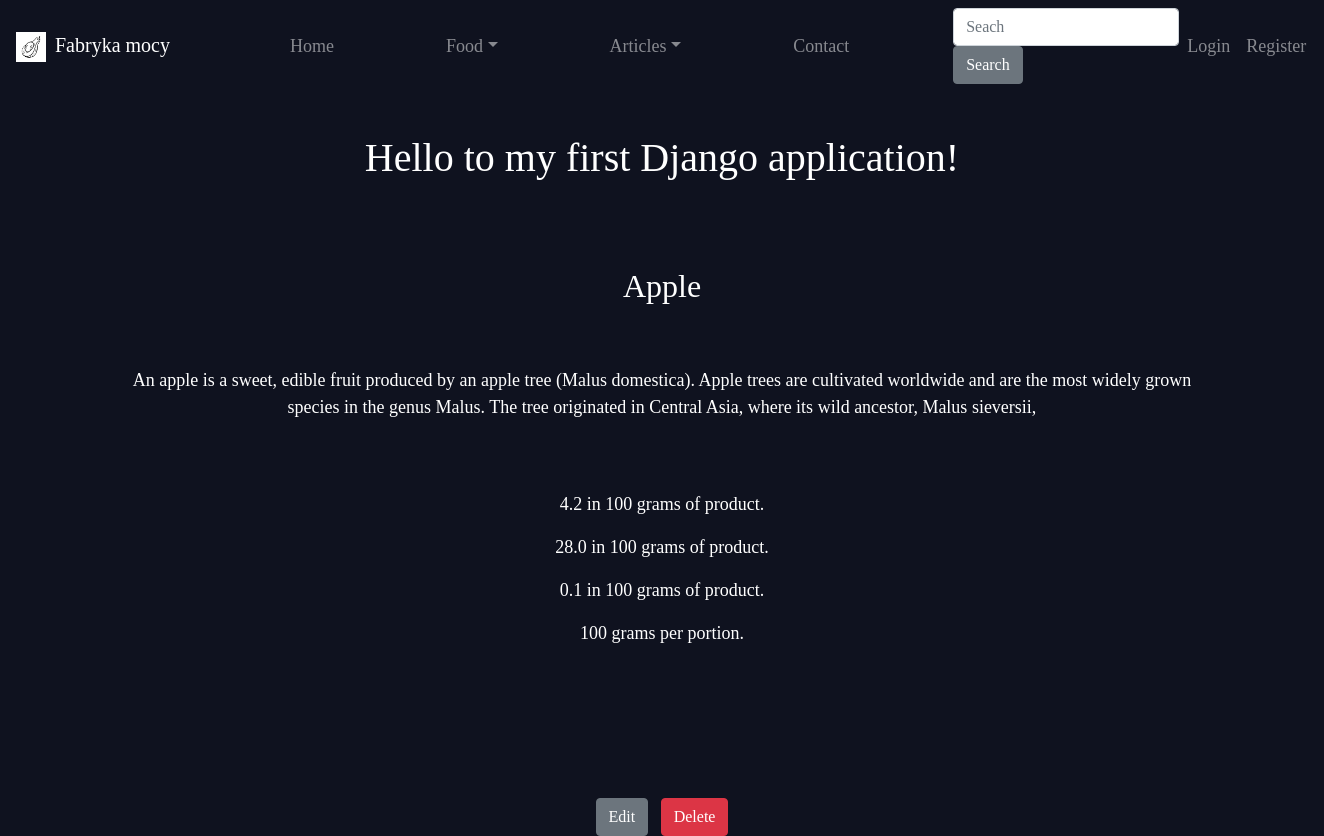
The page /food/product_desc/23/ on the database its author committed.
### Food/models.py (models this page shows, shortened)
class Products(models.Model):
    name = models.CharField(max_length=50)
    protein = models.FloatField()
    carbohydrates = models.FloatField()
    fat = models.FloatField()
    description = models.TextField(blank=True)
    quantity = models.IntegerField(blank=True)
    price = models.DecimalField(max_digits=100, decimal_places=2, blank=True)
    date = models.TimeField(auto_now_add=True)
    food_type = models.CharField(max_length=6, choices=(
        ("1", "Meat"),
        ("2", "Fruit"),
        ("3", "Vegetable"),
        ("4", "SeaFood"),
        ("5", "Nuts"),
        ("6", "Grains"),
        ("7", "Diary")
        )
    )
    slug = models.CharField(
      max_length=20,
      null= True,
      unique=True,
   )
    class Meta:
        ordering = ["name"]

### Food/views.py (the view)
# urls.py: path("product_desc/<int:pk>/",ProductDetailView.as_view(), name="prod_desc"),
class ProductDetailView(DetailView):
    model = Products
    template_name="Food/product_description.html"

### Templates/Food/product_description.html (shortened to what this page needs)
{% extends 'base.html' %}
{% block content %}
	<div class="post">
        <h2>{{object.name|lower|capfirst}}</h2>
        <br><br>
        <p>{{ object.description }}</p>
        <br><br>
        <p>{{ object.protein }} in 100 grams of product.</p>
        <p>{{ object.carbohydrates }} in 100 grams of product.</p>
        <p>{{ object.fat }}  in 100 grams of product.</p>
        <p>{{ object.quantity }} grams per portion.</p>
    </div>
    <br><br><br><br><br>
	<button class="btn btn-secondary mr-1" type="submit">
		<a class="Update-button" href="{% url 'prod_update' object.pk %}">Edit</a>
	</button>
        <button class="btn btn-danger ml-1" type="submit">
        <a class="Update-button" href="{% url 'prod_delete' object.pk %}">Delete</a>
    </button>
{% endblock %}

### files/style.css (style rules this page uses)
.Update-button, .Update-button:hover { text-decoration: none; font-family: Ubuntu; color: #fff; }

### rows shown on the page
Products: name "Apple", description "An apple is a sweet, edible fruit produced by an apple tree (Malus domestica). Apple trees are cultivated worldwide and are the most widely grown species in the genus Malus. The tree originated in Central Asia, where its wild ancestor, Malus sieversii,", protein "4.2", carbohydrates "28.0", fat "0.1", quantity "100"
